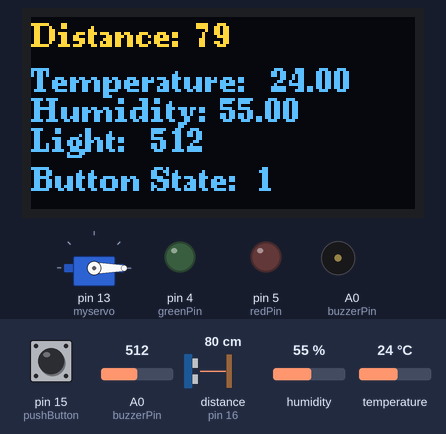
The sketch below on a simulated Arduino Uno, built with avr-gcc and run on an emulated ATmega328P. Shown: servo, 128×64 one-colour display, output pins drawn as LEDs (lit = HIGH), buzzer (waves = sounding). Inputs (shaded band) come from the test bench; at power-on: A0 (buzzerPin) = 512, pin 15 (pushButton) HIGH, distance to the obstacle (sensor on pin 16) 80 cm, humidity 55 %, temperature 24 °C. The echo pulse lasts 58.3 µs per cm; the OLED is the two-colour kind (top 16 rows yellow); pins used as bus, display or sensor lines are not drawn; what the sketch prints to the serial monitor is not drawn.

Above: at 31.5 s.
Timing chart, 0 to 33.0 s (numbered marks = the images above):
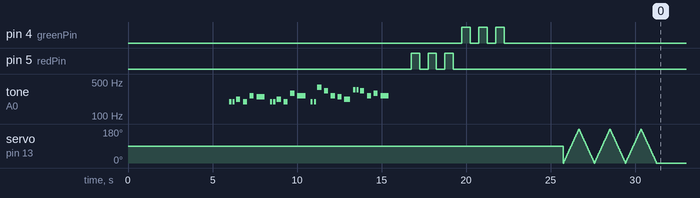

The sketch:

wemosShieldTest.ino
```cpp
#include "DHT.h"
#include <Servo.h>

#include <Arduino.h>
#include <U8g2lib.h>

#ifdef U8X8_HAVE_HW_SPI
#include <SPI.h>
#endif
#ifdef U8X8_HAVE_HW_I2C
#include <Wire.h>
#endif

U8G2_SSD1306_128X64_NONAME_F_SW_I2C u8g2(U8G2_R0, /* clock=*/ SCL, /* data=*/ SDA, /* reset=*/ U8X8_PIN_NONE);   // All Boards without Reset of the Display


#define DHTPIN 12     // Digital pin D6 connected to the DHT sensor
#define DHTTYPE DHT11   // DHT 11
DHT dht(DHTPIN, DHTTYPE); //// create dht object to read values from dht senosr.

Servo myservo;  // create servo object to control a servo

// defines pins numbers
// digital pin D4 and D0 are connected to trigger and echo pin respectively :
const int trigPin = 2;
const int echoPin = 16;

// digital pins D1,D2,D3 are connected to RGB led.
int redPin= 5;
int greenPin = 4;
int bluePin = 0;

// digital pin D8 has a pushbutton attached to it. Give it a name:
int pushButton = 15;

// digital pin D5 has a pushbutton attached to it. Give it a name:
int buzzerPin = 14;

// defines variables
long duration=0;
int distance=0;
int buttonState=0;
int ldrVal=0;
float h=0;
float t=0;

void setup() {
  // put your setup code here, to run once:
  Serial.begin(9600);

  pinMode(trigPin, OUTPUT); // Sets the trigPin as an Output
  pinMode(echoPin, INPUT); // Sets the echoPin as an Input
  //set RGB led pins as Output
  pinMode(redPin, OUTPUT);
  pinMode(greenPin, OUTPUT);
  pinMode(bluePin, OUTPUT);
  pinMode(buzzerPin, OUTPUT); //set buzzer as Output
   // make the pushbutton's pin an input:
  pinMode(pushButton, INPUT_PULLUP);

  myservo.attach(13);  // attaches the servo on GIO2 to the servo object

  dht.begin(); // to initialize the dht sensor

  //BUZZER TEST CODE
  for(int i=0; i<5; i++){
    digitalWrite(buzzerPin, HIGH);
    delay(500);
    digitalWrite(buzzerPin, LOW);
    delay(500);
  }
  delay(1000);
  buzzer_TEST();
  delay(1000);

  //RGB LED TEST CODE
   digitalWrite(greenPin, LOW);
   digitalWrite(bluePin, LOW);
   for(int j=0; j<3; j++){
      digitalWrite(redPin, HIGH);
      delay(500);
      digitalWrite(redPin, LOW);
      delay(500);
    }
   digitalWrite(redPin, LOW);
   digitalWrite(bluePin, LOW);
   for(int j=0; j<3; j++){
      digitalWrite(greenPin, HIGH);
      delay(500);
      digitalWrite(greenPin, LOW);
      delay(500);
    }
   digitalWrite(greenPin, LOW);
   digitalWrite(redPin, LOW);
   for(int j=0; j<3; j++){
      digitalWrite(bluePin, HIGH);
      delay(500);
      digitalWrite(bluePin, LOW);
      delay(500);
    }

  // TEST CODE FOR SERVO
  for(int j=0; j<3; j++){
   int pos;

    for (pos = 0; pos <= 180; pos += 1) { // goes from 0 degrees to 180 degrees
      // in steps of 1 degree
      myservo.write(pos);              // tell servo to go to position in variable 'pos'
      delay(5);                       // waits 15ms for the servo to reach the position
    }
    for (pos = 180; pos >= 0; pos -= 1) { // goes from 180 degrees to 0 degrees
      myservo.write(pos);              // tell servo to go to position in variable 'pos'
      delay(5);                       // waits 15ms for the servo to reach the position
    }
  }


  u8g2.begin(); // initialize oled display

}

void loop() {
  // put your main code here, to run repeatedly:
  measureTemperature();
  ldrSensor();
  pushbutton();
  distanceSensor();
  displayOled();
}

//measure temperature
void measureTemperature(){
    // Wait a few seconds between measurements.
    //delay(2000);

    // Reading temperature or humidity takes about 250 milliseconds!
    // Sensor readings may also be up to 2 seconds 'old' (its a very slow sensor)
    h = dht.readHumidity();
    // Read temperature as Celsius (the default)
    t = dht.readTemperature();
    // Read temperature as Fahrenheit (isFahrenheit = true)
    float f = dht.readTemperature(true);

    // Check if any reads failed and exit early (to try again).
    if (isnan(h) || isnan(t) || isnan(f)) {
      Serial.println(F("Failed to read from DHT sensor!"));
      return;
    }

    // print out the state of the button:
    Serial.println();
    Serial.print(F("Humidity: "));
    Serial.print(h);
    Serial.print(F("%  Temperature: "));
    Serial.print(t);
    Serial.print(F("°C "));
    Serial.println();
}

void ldrSensor(){
    ldrVal = analogRead(A0);
    Serial.print("LDR Value: ");
    Serial.println(ldrVal);
}

void pushbutton(){
    buttonState = digitalRead(pushButton);
    Serial.print("Button State: ");
    Serial.println(buttonState);
}


void distanceSensor(){
    digitalWrite(trigPin, LOW);
    delayMicroseconds(2);
    // Sets the trigPin on HIGH state for 10 micro seconds
    digitalWrite(trigPin, HIGH);
    delayMicroseconds(10);
    digitalWrite(trigPin, LOW);
    // Reads the echoPin, returns the sound wave travel time in microseconds
    duration = pulseIn(echoPin, HIGH);
    // Calculating the distance
    distance= duration*0.034/2;
    // Prints the distance on the Serial Monitor
    Serial.print("Distance: ");
    Serial.println(distance);

}

void displayOled(){
  u8g2.clearBuffer();          // clear the internal memory
  u8g2.setFont(u8g2_font_ncenB08_tr); // choose a suitable font
  u8g2.drawStr(0,10,"Distance: ");  // write something to the internal memory
  //u8g2.drawStr(55,10,distanceInCm);  // write something to the internal memory
  u8g2.setCursor(55,10);
  u8g2.print(distance);
  u8g2.drawStr(0,25,"Temperature: ");  // write something to the internal memory
  //u8g2.drawStr(80,25,temperature);  // write something to the internal memory
  u8g2.setCursor(80,25);
  u8g2.print(t);
  u8g2.drawStr(0,35,"Humidity: ");  // write something to the internal memory
  //u8g2.drawStr(63,35,humidity);  // write something to the internal memory
  u8g2.setCursor(63,35);
  u8g2.print(h);
  u8g2.drawStr(0,45,"Light: ");  // write something to the internal memory
  u8g2.setCursor(40,45);
  u8g2.print(ldrVal);  // write something to the internal memory
  u8g2.drawStr(0,58,"Button State: ");  // write something to the internal memory
  u8g2.setCursor(75,58);
  u8g2.print(buttonState);  // write something to the internal memory
  u8g2.sendBuffer();          // transfer internal memory to the display
}

void buzzer_TEST()
    {

     // notes in the melody:
     int melody[]= {196, 196, 220, 196, 262, 247, 196, 196, 220, 196, 294, 262,
                    196, 196, 392, 330, 262, 247, 220, 349, 349, 330, 262, 294, 262 };
     // note durations: 4 = quarter note, 8 = eighth note, etc.:
     int noteDurations[] = { 8,8,4,4,4,2,8,8,4,4,4,2,8,8,4,4,4,4,3,8,8,4,4,4,2 };

     // iterate over the notes of the melody:
     for(byte thisNote = 0; thisNote < 26; thisNote++)
        {
         // to calculate the note duration, take one second
         // divided by the note type.
         //e.g. quarter note = 1000 / 4, eighth note = 1000/8, etc.
         int noteDuration = 1000/noteDurations[thisNote];
         tone(buzzerPin, melody[thisNote],noteDuration);
         // to distinguish the notes, set a minimum time between them.
         // the note's duration + 30% seems to work well:
         int pauseBetweenNotes = noteDuration * 1.60;
         delay(pauseBetweenNotes);
         // stop the tone playing:
         noTone(buzzerPin);
        }

    }
//
```
